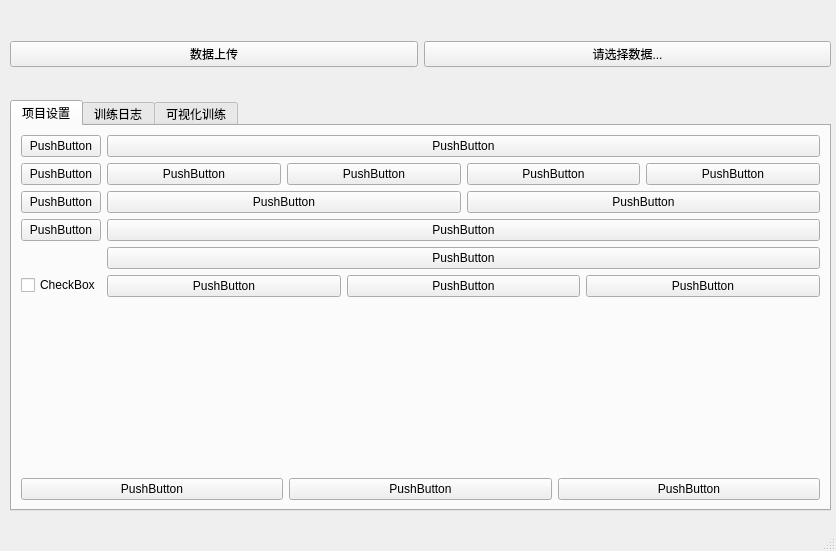
<?xml version="1.0" encoding="UTF-8"?>
<ui version="4.0">
 <class>MainWindow</class>
 <widget class="QMainWindow" name="MainWindow">
  <property name="geometry">
   <rect>
    <x>0</x>
    <y>0</y>
    <width>836</width>
    <height>551</height>
   </rect>
  </property>
  <property name="windowTitle">
   <string>MainWindow</string>
  </property>
  <widget class="QWidget" name="centralwidget">
   <widget class="QWidget" name="horizontalLayoutWidget">
    <property name="geometry">
     <rect>
      <x>10</x>
      <y>19</y>
      <width>821</width>
      <height>71</height>
     </rect>
    </property>
    <layout class="QHBoxLayout" name="horizontalLayout">
     <item>
      <widget class="QPushButton" name="pushButton">
       <property name="text">
        <string>数据上传</string>
       </property>
      </widget>
     </item>
     <item>
      <widget class="QPushButton" name="pushButton_2">
       <property name="text">
        <string>请选择数据...</string>
       </property>
      </widget>
     </item>
    </layout>
   </widget>
   <widget class="QTabWidget" name="tabWidget">
    <property name="geometry">
     <rect>
      <x>10</x>
      <y>100</y>
      <width>821</width>
      <height>411</height>
     </rect>
    </property>
    <property name="currentIndex">
     <number>0</number>
    </property>
    <widget class="QWidget" name="tab">
     <attribute name="title">
      <string>项目设置</string>
     </attribute>
     <layout class="QGridLayout" name="gridLayout">
      <item row="0" column="0">
       <layout class="QFormLayout" name="formLayout">
        <item row="0" column="0">
         <widget class="QPushButton" name="pushButton_4">
          <property name="text">
           <string>PushButton</string>
          </property>
         </widget>
        </item>
        <item row="0" column="1">
         <widget class="QPushButton" name="pushButton_5">
          <property name="text">
           <string>PushButton</string>
          </property>
         </widget>
        </item>
        <item row="1" column="0">
         <widget class="QPushButton" name="pushButton_6">
          <property name="text">
           <string>PushButton</string>
          </property>
         </widget>
        </item>
        <item row="1" column="1">
         <layout class="QHBoxLayout" name="horizontalLayout_2">
          <item>
           <widget class="QPushButton" name="pushButton_8">
            <property name="text">
             <string>PushButton</string>
            </property>
           </widget>
          </item>
          <item>
           <widget class="QPushButton" name="pushButton_7">
            <property name="text">
             <string>PushButton</string>
            </property>
           </widget>
          </item>
          <item>
           <widget class="QPushButton" name="pushButton_9">
            <property name="text">
             <string>PushButton</string>
            </property>
           </widget>
          </item>
          <item>
           <widget class="QPushButton" name="pushButton_10">
            <property name="text">
             <string>PushButton</string>
            </property>
           </widget>
          </item>
         </layout>
        </item>
        <item row="2" column="0">
         <widget class="QPushButton" name="pushButton_11">
          <property name="text">
           <string>PushButton</string>
          </property>
         </widget>
        </item>
        <item row="2" column="1">
         <layout class="QHBoxLayout" name="horizontalLayout_3">
          <item>
           <widget class="QPushButton" name="pushButton_13">
            <property name="text">
             <string>PushButton</string>
            </property>
           </widget>
          </item>
          <item>
           <widget class="QPushButton" name="pushButton_12">
            <property name="text">
             <string>PushButton</string>
            </property>
           </widget>
          </item>
         </layout>
        </item>
        <item row="3" column="0">
         <widget class="QPushButton" name="pushButton_14">
          <property name="text">
           <string>PushButton</string>
          </property>
         </widget>
        </item>
        <item row="3" column="1">
         <layout class="QVBoxLayout" name="verticalLayout">
          <item>
           <widget class="QPushButton" name="pushButton_15">
            <property name="text">
             <string>PushButton</string>
            </property>
           </widget>
          </item>
          <item>
           <widget class="QPushButton" name="pushButton_16">
            <property name="text">
             <string>PushButton</string>
            </property>
           </widget>
          </item>
         </layout>
        </item>
        <item row="4" column="0">
         <widget class="QCheckBox" name="checkBox">
          <property name="text">
           <string>CheckBox</string>
          </property>
         </widget>
        </item>
        <item row="4" column="1">
         <layout class="QHBoxLayout" name="horizontalLayout_4">
          <item>
           <widget class="QPushButton" name="pushButton_19">
            <property name="text">
             <string>PushButton</string>
            </property>
           </widget>
          </item>
          <item>
           <widget class="QPushButton" name="pushButton_18">
            <property name="text">
             <string>PushButton</string>
            </property>
           </widget>
          </item>
          <item>
           <widget class="QPushButton" name="pushButton_17">
            <property name="text">
             <string>PushButton</string>
            </property>
           </widget>
          </item>
         </layout>
        </item>
       </layout>
      </item>
      <item row="1" column="0">
       <layout class="QHBoxLayout" name="horizontalLayout_5">
        <item>
         <widget class="QPushButton" name="pushButton_21">
          <property name="text">
           <string>PushButton</string>
          </property>
         </widget>
        </item>
        <item>
         <widget class="QPushButton" name="pushButton_20">
          <property name="text">
           <string>PushButton</string>
          </property>
         </widget>
        </item>
        <item>
         <widget class="QPushButton" name="pushButton_3">
          <property name="text">
           <string>PushButton</string>
          </property>
         </widget>
        </item>
       </layout>
      </item>
     </layout>
    </widget>
    <widget class="QWidget" name="tab_2">
     <attribute name="title">
      <string>训练日志</string>
     </attribute>
    </widget>
    <widget class="QWidget" name="tab_3">
     <attribute name="title">
      <string>可视化训练</string>
     </attribute>
    </widget>
   </widget>
  </widget>
  <widget class="QMenuBar" name="menubar">
   <property name="geometry">
    <rect>
     <x>0</x>
     <y>0</y>
     <width>836</width>
     <height>22</height>
    </rect>
   </property>
  </widget>
  <widget class="QStatusBar" name="statusbar"/>
 </widget>
 <resources/>
 <connections/>
</ui>
